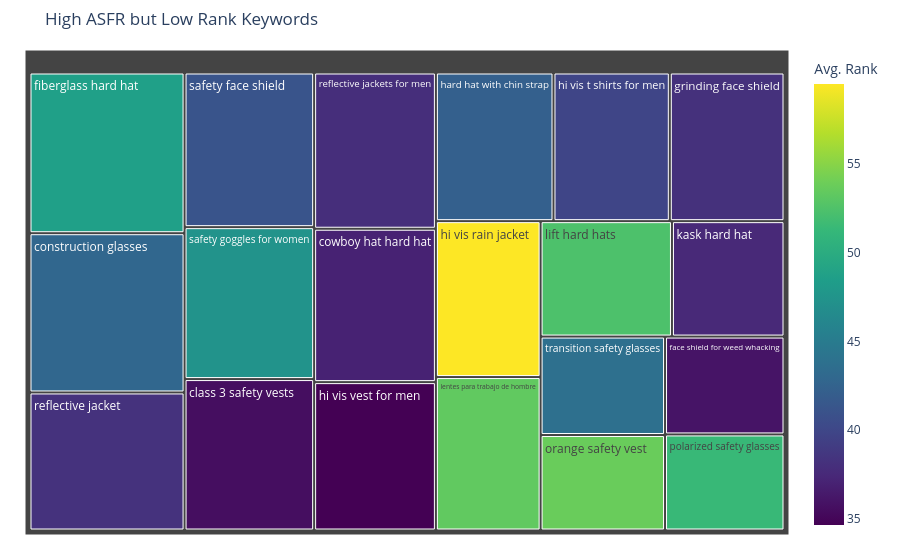
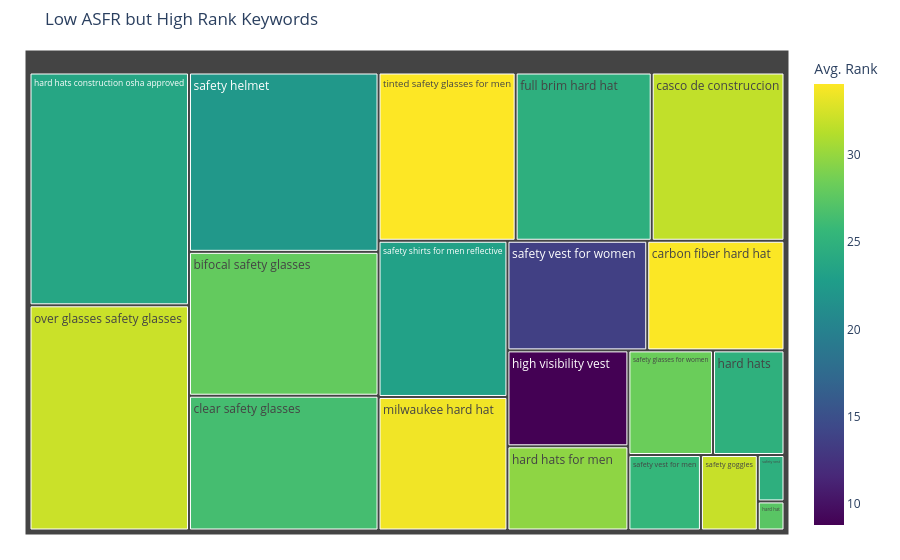

Notebook cell for these charts, in order:
### Code cell
# Define thresholds for high and low categories
asfr_threshold_high = Competitor_popular_keywords_df['Avg. ASFR'].median()
rank_threshold_high = Competitor_popular_keywords_df['Avg. Rank'].median()

# Filter data for High ASFR but Low Rank
high_asfr_low_rank = Competitor_popular_keywords_df[
    (Competitor_popular_keywords_df['Avg. ASFR'] > asfr_threshold_high) & 
    (Competitor_popular_keywords_df['Avg. Rank'] > rank_threshold_high)
]

# Filter data for Low ASFR but High Rank
low_asfr_high_rank = Competitor_popular_keywords_df[
    (Competitor_popular_keywords_df['Avg. ASFR'] < asfr_threshold_high) & 
    (Competitor_popular_keywords_df['Avg. Rank'] < rank_threshold_high)
]

# Treemap for High ASFR but Low Rank
fig_high_asfr_low_rank = px.treemap(
    high_asfr_low_rank, 
    path=['Keyword'], 
    values='Avg. ASFR', 
    color='Avg. Rank',
    color_continuous_scale='Viridis',
    title='High ASFR but Low Rank Keywords'
)

fig_high_asfr_low_rank.update_layout(margin=dict(t=50, l=25, r=25, b=25))
fig_high_asfr_low_rank.show()

# Treemap for Low ASFR but High Rank
fig_low_asfr_high_rank = px.treemap(
    low_asfr_high_rank, 
    path=['Keyword'], 
    values='Avg. ASFR', 
    color='Avg. Rank',
    color_continuous_scale='Viridis',
    title='Low ASFR but High Rank Keywords'
)

fig_low_asfr_high_rank.update_layout(margin=dict(t=50, l=25, r=25, b=25))
fig_low_asfr_high_rank.show()

### Figure 1 — Plotly figure (JSON) as saved in the notebook; plotly's stock layout.template omitted (floating-point values rounded to 4 significant figures)
{"data": [{"branchvalues": "total", "customdata": [[35.57], [42.83], [37.03], [36.02], [48.63], [38.15], [42.26], [59.5], [39.84], [34.66], [37.5], [53.33], [52.38], [53.75], [51.38], [38.24], [37.89], [41.2], [47.38], [43.75]], "domain": {"x": [0, 1], "y": [0, 1]}, "hovertemplate": "labels=%{label}<br>Avg. ASFR=%{value}<br>parent=%{parent}<br>id=%{id}<br>Avg. Rank=%{color}<extra></extra>", "ids": ["class 3 safety vests", "construction glasses", "cowboy hat hard hat", "face shield for weed whacking", "fiberglass hard hat", "grinding face shield", "hard hat with chin strap", "hi vis rain jacket", "hi vis t shirts for men", "hi vis vest for men", "kask hard hat", "lentes para trabajo de hombre", "lift hard hats", "orange safety vest", "polarized safety glasses", "reflective jacket", "reflective jackets for men", "safety face shield", "safety goggles for women", "transition safety glasses"], "labels": ["class 3 safety vests", "construction glasses", "cowboy hat hard hat", "face shield for weed whacking", "fiberglass hard hat", "grinding face shield", "hard hat with chin strap", "hi vis rain jacket", "hi vis t shirts for men", "hi vis vest for men", "kask hard hat", "lentes para trabajo de hombre", "lift hard hats", "orange safety vest", "polarized safety glasses", "reflective jacket", "reflective jackets for men", "safety face shield", "safety goggles for women", "transition safety glasses"], "marker": {"coloraxis": "coloraxis", "colors": [35.57, 42.83, 37.03, 36.02, 48.63, 38.15, 42.26, 59.5, 39.84, 34.66, 37.5, 53.33, 52.38, 53.75, 51.38, 38.24, 37.89, 41.2, 47.38, 43.75]}, "name": "", "parents": ["", "", "", "", "", "", "", "", "", "", "", "", "", "", "", "", "", "", "", ""], "type": "treemap", "values": [386800.0, 486800.0, 368200.0, 230400.0, 491300.0, 336100.0, 344600.0, 321886, 340900.0, 356200.0, 256099, 316772, 298841, 234200.0, 226300.0, 422000.0, 375052, 395000.0, 388000.0, 241500.0]}], "layout": {"coloraxis": {"colorbar": {"title": {"text": "Avg. Rank"}}, "colorscale": [[0, "#440154"], [0.1111, "#482878"], [0.2222, "#3e4989"], [0.3333, "#31688e"], [0.4444, "#26828e"], [0.5556, "#1f9e89"], [0.6667, "#35b779"], [0.7778, "#6ece58"], [0.8889, "#b5de2b"], [1, "#fde725"]]}, "legend": {"tracegroupgap": 0}, "margin": {"b": 25, "l": 25, "r": 25, "t": 50}, "title": {"text": "High ASFR but Low Rank Keywords"}}}

### Figure 2 — Plotly figure (JSON) as saved in the notebook; plotly's stock layout.template omitted (floating-point values rounded to 4 significant figures)
{"data": [{"branchvalues": "total", "customdata": [[27.92], [34.0], [31.74], [26.43], [24.75], [27.41], [24.86], [23.77], [29.73], [8.767], [33.61], [32.09], [28.28], [31.98], [22.2], [23.18], [24.77], [25.55], [13.58], [34.08]], "domain": {"x": [0, 1], "y": [0, 1]}, "hovertemplate": "labels=%{label}<br>Avg. ASFR=%{value}<br>parent=%{parent}<br>id=%{id}<br>Avg. Rank=%{color}<extra></extra>", "ids": ["bifocal safety glasses", "carbon fiber hard hat", "casco de construccion", "clear safety glasses", "full brim hard hat", "hard hat", "hard hats", "hard hats construction osha approved", "hard hats for men", "high visibility vest", "milwaukee hard hat", "over glasses safety glasses", "safety glasses for women", "safety goggles", "safety helmet", "safety shirts for men reflective", "safety vest", "safety vest for men", "safety vest for women", "tinted safety glasses for men"], "labels": ["bifocal safety glasses", "carbon fiber hard hat", "casco de construccion", "clear safety glasses", "full brim hard hat", "hard hat", "hard hats", "hard hats construction osha approved", "hard hats for men", "high visibility vest", "milwaukee hard hat", "over glasses safety glasses", "safety glasses for women", "safety goggles", "safety helmet", "safety shirts for men reflective", "safety vest", "safety vest for men", "safety vest for women", "tinted safety glasses for men"], "marker": {"coloraxis": "coloraxis", "colors": [27.92, 34.0, 31.74, 26.43, 24.75, 27.41, 24.86, 23.77, 29.73, 8.767, 33.61, 32.09, 28.28, 31.98, 22.2, 23.18, 24.77, 25.55, 13.58, 34.08]}, "name": "", "parents": ["", "", "", "", "", "", "", "", "", "", "", "", "", "", "", "", "", "", "", ""], "type": "treemap", "values": [158800.0, 87600.0, 130100.0, 148800.0, 133300.0, 4523.0, 43540.0, 216200.0, 59290.0, 67560.0, 100200.0, 209100.0, 51570.0, 24990.0, 198000.0, 117300.0, 7218.0, 31870.0, 89220.0, 134300.0]}], "layout": {"coloraxis": {"colorbar": {"title": {"text": "Avg. Rank"}}, "colorscale": [[0, "#440154"], [0.1111, "#482878"], [0.2222, "#3e4989"], [0.3333, "#31688e"], [0.4444, "#26828e"], [0.5556, "#1f9e89"], [0.6667, "#35b779"], [0.7778, "#6ece58"], [0.8889, "#b5de2b"], [1, "#fde725"]]}, "legend": {"tracegroupgap": 0}, "margin": {"b": 25, "l": 25, "r": 25, "t": 50}, "title": {"text": "Low ASFR but High Rank Keywords"}}}
